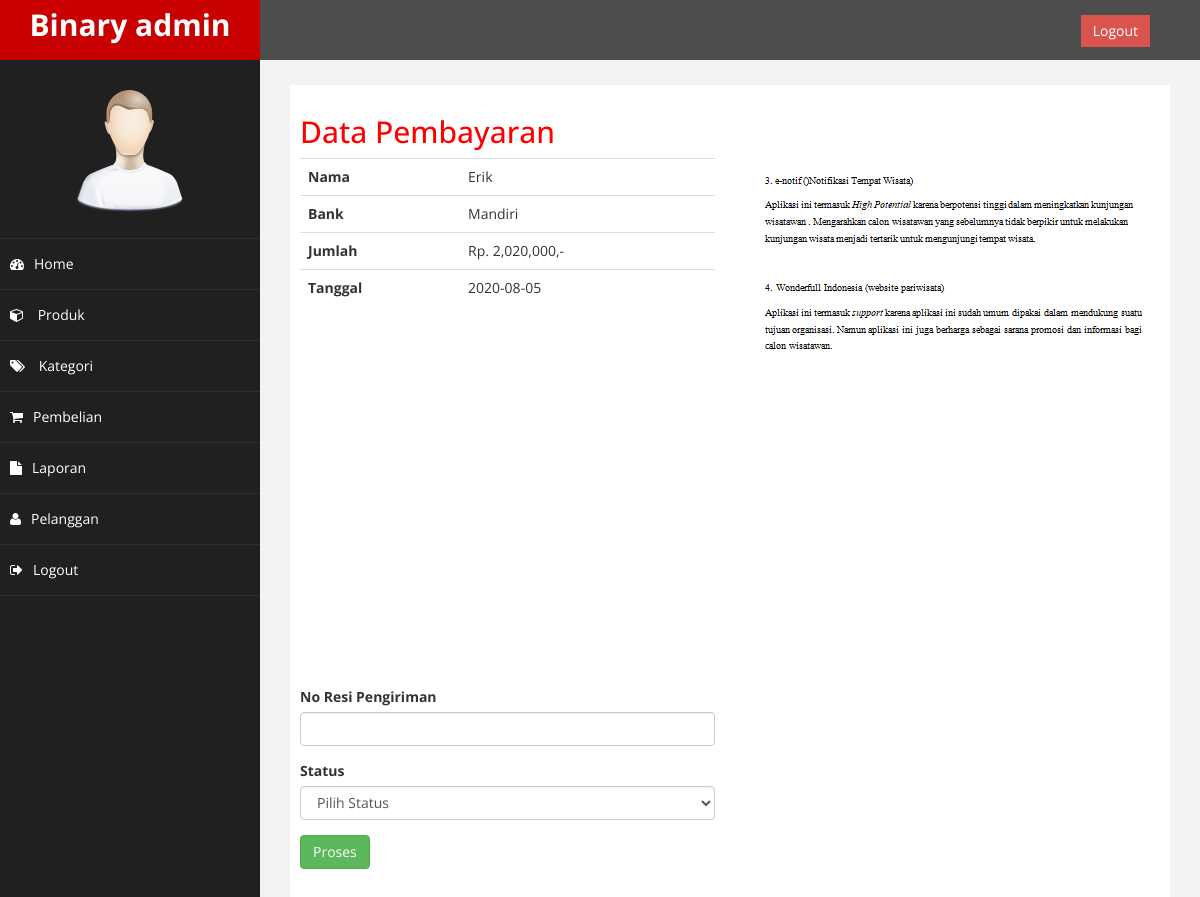
Screenshot of /admin/index.php?halaman=pembayaran&id=11 (signed in) with the database file from the repository.
### tables this page shows
CREATE TABLE `pembayaran` (
  `id_pembayaran` int(11) NOT NULL,
  `id_pembelian` int(11) NOT NULL,
  `nama` varchar(255) NOT NULL,
  `bank` varchar(255) NOT NULL,
  `jumlah` int(11) NOT NULL,
  `tanggal` date NOT NULL,
  `bukti` varchar(255) NOT NULL
);

### admin/pembayaran.php (the view, shortened to what this page needs)
<h2>Data Pembayaran</h2>
<?php
$id_pembelian = $_GET['id'];
$ambil = $koneksi->query("SELECT * FROM pembayaran WHERE id_pembelian='$id_pembelian'");
$detail = $ambil->fetch_assoc();
?>
<div class="row">
  <div class="col-md-6">
    <table class="table">
      <tr>
        <th>Nama</th>
        <td><?= $detail['nama']; ?></td>
      </tr>
      <tr>
        <th>Bank</th>
        <td><?= $detail['bank']; ?></td>
      </tr>
      <tr>
        <th>Jumlah</th>
        <td>Rp. <?= number_format($detail['jumlah']); ?>,-</td>
      </tr>
      <tr>
        <th>Tanggal</th>
        <td><?= $detail['tanggal']; ?></td>
      </tr>
    </table>
  </div>
  <div class="col-md-6">
    <img src="../bukti_pembayaran/<?= $detail['bukti']; ?>" alt="" class="img-responsive">
  </div>
</div>
<div class="row">
  <div class="col-md-6">
    <form action="" method="post">
      <div class="form-group">
        <Label>No Resi Pengiriman</Label>
        <input type="text" class="form-control" name="resi">
      </div>
      <div class="form-group">
        <label for="">Status</label>
        <select name="status" id="" class="form-control">
          <option value="">Pilih Status</option>
        </select>
      </div>
      <button class="btn btn-success" name="proses">Proses</button>
    </form>
  </div>
</div>

### admin/assets/css/custom.css (style rules this page uses)
body { font-family: 'Open Sans', sans-serif; }
h2 { color: #f00; }

### rows the page displays
pembayaran: nama "Erik", bank "Mandiri", jumlah "2,020,000", tanggal "2020-08-05", bukti (picture)
